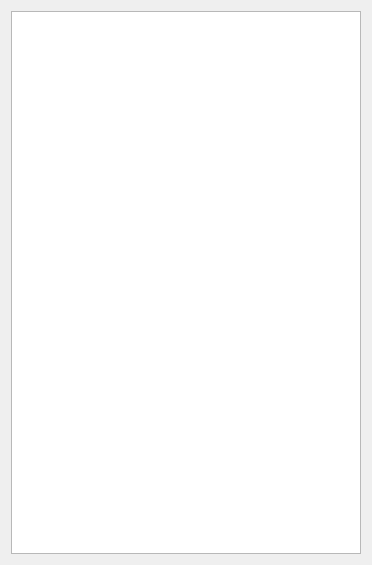
<?xml version="1.0" encoding="UTF-8"?>
<ui version="4.0">
 <class>Widget</class>
 <widget class="QWidget" name="Widget">
  <property name="geometry">
   <rect>
    <x>0</x>
    <y>0</y>
    <width>372</width>
    <height>565</height>
   </rect>
  </property>
  <property name="windowTitle">
   <string>QFlappyBird</string>
  </property>
  <property name="windowIcon">
   <iconset resource="../resources.qrc">
    <normaloff>:/assets/icon.ico</normaloff>:/assets/icon.ico</iconset>
  </property>
  <layout class="QVBoxLayout" name="verticalLayout">
   <item>
    <widget class="QGraphicsView" name="graphicsView"/>
   </item>
  </layout>
 </widget>
 <resources>
  <include location="../resources.qrc"/>
 </resources>
 <connections/>
</ui>
